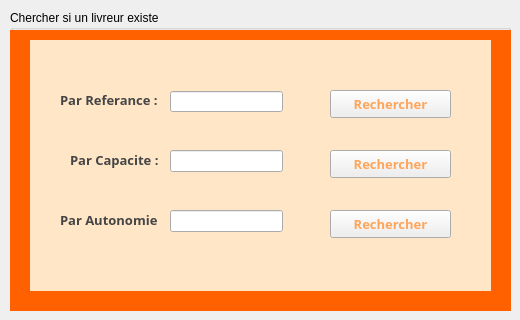
      <widget class="QWidget" name="tab_14">
       <attribute name="title">
        <string>Rechercher</string>
       </attribute>
       <widget class="QGroupBox" name="groupBox_9">
        <property name="geometry">
         <rect>
          <x>10</x>
          <y>10</y>
          <width>501</width>
          <height>301</height>
         </rect>
        </property>
        <property name="title">
         <string>Chercher si un livreur existe</string>
        </property>
        <widget class="QLineEdit" name="lineEdit_rechercher_2">
         <property name="geometry">
          <rect>
           <x>160</x>
           <y>81</y>
           <width>113</width>
           <height>21</height>
          </rect>
         </property>
        </widget>
        <widget class="QLineEdit" name="lineEdit_rechercherC_2">
         <property name="geometry">
          <rect>
           <x>160</x>
           <y>140</y>
           <width>113</width>
           <height>22</height>
          </rect>
         </property>
        </widget>
        <widget class="QLineEdit" name="lineEdit_rechercherA_2">
         <property name="geometry">
          <rect>
           <x>160</x>
           <y>200</y>
           <width>113</width>
           <height>22</height>
          </rect>
         </property>
        </widget>
        <widget class="QLabel" name="label_128">
         <property name="geometry">
          <rect>
           <x>0</x>
           <y>20</y>
           <width>501</width>
           <height>281</height>
          </rect>
         </property>
         <property name="styleSheet">
          <string notr="true">background-color: rgb(255, 96, 0);</string>
         </property>
         <property name="text">
          <string/>
         </property>
        </widget>
        <widget class="QLabel" name="label_129">
         <property name="geometry">
          <rect>
           <x>20</x>
           <y>30</y>
           <width>461</width>
           <height>251</height>
          </rect>
         </property>
         <property name="styleSheet">
          <string notr="true">background-color: rgb(255, 230, 199);</string>
         </property>
         <property name="text">
          <string/>
         </property>
        </widget>
        <widget class="QLabel" name="label_130">
         <property name="geometry">
          <rect>
           <x>50</x>
           <y>80</y>
           <width>101</width>
           <height>20</height>
          </rect>
         </property>
         <property name="font">
          <font>
           <family>Tw Cen MT Condensed</family>
           <pointsize>10</pointsize>
           <weight>75</weight>
           <bold>true</bold>
          </font>
         </property>
         <property name="styleSheet">
          <string notr="true">color: rgb(69, 69, 69);</string>
         </property>
         <property name="text">
          <string>Par Referance :</string>
         </property>
        </widget>
        <widget class="QLabel" name="label_131">
         <property name="geometry">
          <rect>
           <x>60</x>
           <y>140</y>
           <width>91</width>
           <height>20</height>
          </rect>
         </property>
         <property name="font">
          <font>
           <family>Tw Cen MT Condensed</family>
           <pointsize>10</pointsize>
           <weight>75</weight>
           <bold>true</bold>
          </font>
         </property>
         <property name="styleSheet">
          <string notr="true">color: rgb(69, 69, 69);</string>
         </property>
         <property name="text">
          <string>Par Capacite :</string>
         </property>
        </widget>
        <widget class="QLabel" name="label_132">
         <property name="geometry">
          <rect>
           <x>50</x>
           <y>200</y>
           <width>101</width>
           <height>20</height>
          </rect>
         </property>
         <property name="font">
          <font>
           <family>Tw Cen MT Condensed</family>
           <pointsize>10</pointsize>
           <weight>75</weight>
           <bold>true</bold>
          </font>
         </property>
         <property name="styleSheet">
          <string notr="true">color: rgb(69, 69, 69);</string>
         </property>
         <property name="text">
          <string>Par Autonomie :</string>
         </property>
        </widget>
        <widget class="QPushButton" name="pushButton_rechercher_livreur">
         <property name="geometry">
          <rect>
           <x>320</x>
           <y>80</y>
           <width>121</width>
           <height>28</height>
          </rect>
         </property>
         <property name="font">
          <font>
           <family>Tw Cen MT Condensed</family>
           <pointsize>10</pointsize>
           <weight>75</weight>
           <bold>true</bold>
          </font>
         </property>
         <property name="styleSheet">
          <string notr="true">color: rgb(255, 165, 89);
selection-color: rgb(255, 255, 255);</string>
         </property>
         <property name="text">
          <string>Rechercher</string>
         </property>
        </widget>
        <widget class="QPushButton" name="pushButton_rechercher_livreur_2">
         <property name="geometry">
          <rect>
           <x>320</x>
           <y>140</y>
           <width>121</width>
           <height>28</height>
          </rect>
         </property>
         <property name="font">
          <font>
           <family>Tw Cen MT Condensed</family>
           <pointsize>10</pointsize>
           <weight>75</weight>
           <bold>true</bold>
          </font>
         </property>
         <property name="styleSheet">
          <string notr="true">color: rgb(255, 165, 89);
selection-color: rgb(255, 255, 255);</string>
         </property>
         <property name="text">
          <string>Rechercher</string>
         </property>
        </widget>
        <widget class="QPushButton" name="pushButton_rechercher_livreur_3">
         <property name="geometry">
          <rect>
           <x>320</x>
           <y>200</y>
           <width>121</width>
           <height>28</height>
          </rect>
         </property>
         <property name="font">
          <font>
           <family>Tw Cen MT Condensed</family>
           <pointsize>10</pointsize>
           <weight>75</weight>
           <bold>true</bold>
          </font>
         </property>
         <property name="styleSheet">
          <string notr="true">color: rgb(255, 165, 89);
selection-color: rgb(255, 255, 255);</string>
         </property>
         <property name="text">
          <string>Rechercher</string>
         </property>
        </widget>
        <zorder>label_128</zorder>
        <zorder>label_129</zorder>
        <zorder>lineEdit_rechercher_2</zorder>
        <zorder>lineEdit_rechercherC_2</zorder>
        <zorder>lineEdit_rechercherA_2</zorder>
        <zorder>label_130</zorder>
        <zorder>label_131</zorder>
        <zorder>label_132</zorder>
        <zorder>pushButton_rechercher_livreur</zorder>
        <zorder>pushButton_rechercher_livreur_2</zorder>
        <zorder>pushButton_rechercher_livreur_3</zorder>
       </widget>
      </widget>
